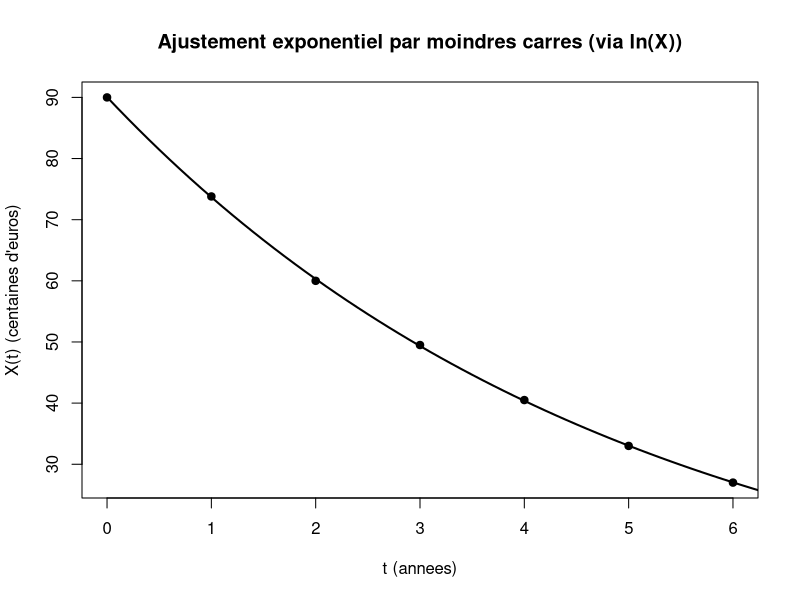

Here is the R script that generated this plot:
# =========================
# EXO 1 - Moindres carrés 
# =========================

# Données (X en centaines d'euros)
t <- c(0, 1, 2, 3, 4, 5, 6)
X <- c(90, 73.8, 60, 49.5, 40.5, 33, 27)

# 1) Transformation
Z <- log(X)

# 2) Calcul des coefficients a et b (moindres carrés)
n <- length(t)
t_bar <- sum(t) / n
Z_bar <- sum(Z) / n

S_tt <- sum( (t - t_bar)^2 )
S_tZ <- sum( (t - t_bar) * (Z - Z_bar) )

a <- S_tZ / S_tt
b <- Z_bar - a * t_bar

cat("Droite d'ajustement sur Z = ln(X):\n")
cat("Z(t) = a*t + b avec\n")
cat("a =", a, "\n")
cat("b =", b, "\n\n")

# 3) Modèle exponentiel X(t) = A * exp(a*t), avec A = exp(b)

A <- exp(b)
cat("Modele exponentiel:\n")
cat("X(t) = A * exp(a*t)\n")
cat("A =", A, "\n\n")

# 4) Estimation à 10 ans
t_pred <- 10
X10 <- A * exp(a * t_pred)

cat("Estimation X(10) (en centaines d'euros) =", X10, "\n")
cat("Donc en euros ~", 100 * X10, "€\n\n")

# 5) Graphique : points (X) + courbe ajustée
t_grid <- seq(0, 10, by = 0.1)
X_fit <- A * exp(a * t_grid)

plot(t, X,
     pch = 19,
     xlab = "t (annees)",
     ylab = "X(t) (centaines d'euros)",
     main = "Ajustement exponentiel par moindres carres (via ln(X))")
lines(t_grid, X_fit, lwd = 2)
abline(v = 10, lty = 2)

